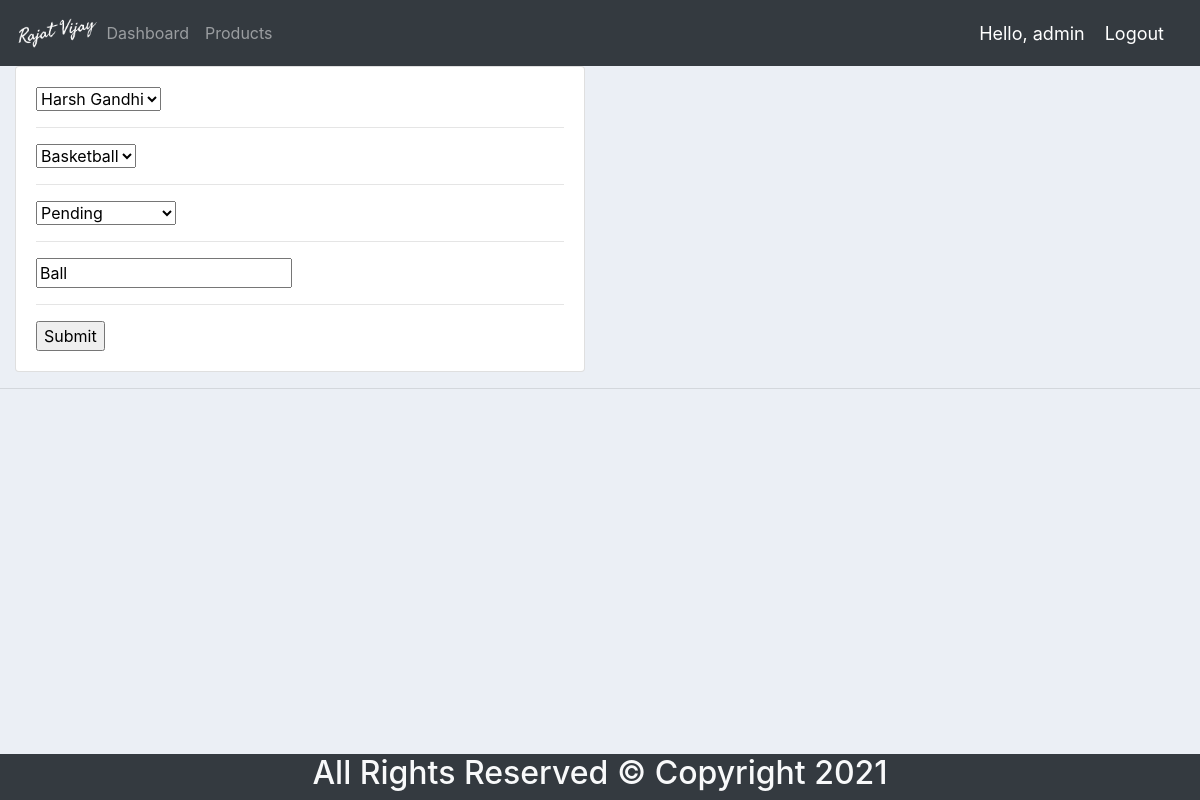
The page /update_order/1/ (signed in) on the database its author committed.
### accounts/models.py (models this page shows, shortened)
class Order(models.Model):
	STATUS = (
			('Pending', 'Pending'),
			('Out for delivery', 'Out for delivery'),
			('Delivered', 'Delivered'),
			)
	customer = models.ForeignKey(Customer, null=True, on_delete= models.SET_NULL)
	product = models.ForeignKey(Product, null=True, on_delete= models.SET_NULL)
	date_created = models.DateTimeField(auto_now_add=True, null=True)
	status = models.CharField(max_length=200, null=True, choices=STATUS)
	note = models.CharField(max_length=1000, null=True)

### accounts/decorators.py (the view)
		def wrapper_func(request, *args, **kwargs):
			group = None
			if request.user.groups.exists():
				group = request.user.groups.all()[0].name
			if group in allowed_roles:
				return view_func(request, *args, **kwargs)
			else:
				return HttpResponse('You are not authorized to view this page')

### accounts/forms.py
class OrderForm(ModelForm):
	class Meta:
		model = Order
		fields = '__all__'

### accounts/models.py (called while the page is built)
	def __str__(self):
		return self.name

	def __str__(self):
		return self.name

### accounts/views.py (called while the page is built)
@login_required(login_url='login')
@allowed_users(allowed_roles=['admin'])
def updateOrder(request, pk):
	order = Order.objects.get(id=pk)
	form = OrderForm(instance=order)
	if request.method == 'POST':
		form = OrderForm(request.POST, instance=order)
		if form.is_valid():
			form.save()
			return redirect('/')
	context = {'form':form}
	return render(request, 'accounts/order_form.html', context)

### accounts/templates/accounts/order_form.html (shortened to what this page needs)
{%  extends 'accounts/main.html' %}
{% load static %}
{% block content %}
<div class="row">
	<div class="col-md-6">
		<div class="card card-body">
			<form action="" method="POST">
				{% for field in form %}
					{{field}}
					<hr>
				{% endfor %}
				<input type="submit" name="Submit">
			</form>
		</div>
	</div>
</div>
{% endblock %}

### accounts/templates/accounts/navbar.html (shortened to what this page needs)
{% load static %}
<nav class="navbar navbar-expand-lg navbar-dark bg-dark">
    <img src="{% static 'images/myLogo.png' %}" alt="" height="50">
    <div class="collapse navbar-collapse" id="navbarNav">
        <ul class="navbar-nav">
            {% if request.user.is_staff %}
            <li class="nav-item ">
                <a class="nav-link" href="{% url 'home' %}">Dashboard</a>
            </li>
            <li class="nav-item">
                <a class="nav-link" href="{% url 'products' %}">Products</a>
            </li>
            {% else %}
            <li class="nav-item">
                <a class="nav-link" href="{% url 'account' %}">Settings</a>
            </li>
            {% endif %}
        </ul>
    </div>
    <span class="hello-msg">Hello, {{request.user}}</span>
    <span ><a  class="hello-msg" href="{% url 'logout' %}">Logout</a></span>
</nav>

### static/css/main.css (style rules this page uses)
body { background-color: #ebeff5; }

### accounts/templates/accounts/navbar.html (style rules this page uses)
.hello-msg { font-size: 18px; color: #fff; margin-right: 20px; }

### rows shown on the page
Order: form "Harsh Gandhi" "Basketball" "Pending" "Ball"

### other values the page prints
{{ request.user }} "admin"
